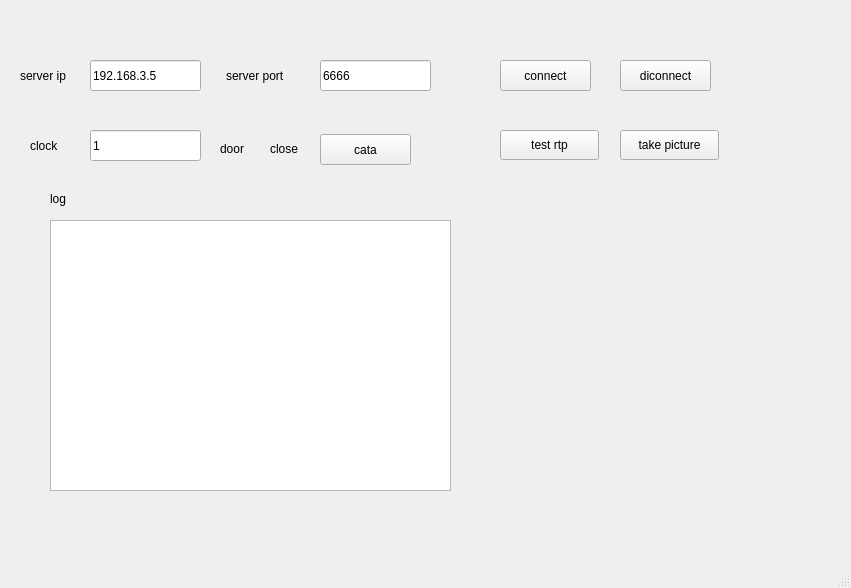
<?xml version="1.0" encoding="UTF-8"?>
<ui version="4.0">
 <class>MainWindow</class>
 <widget class="QMainWindow" name="MainWindow">
  <property name="geometry">
   <rect>
    <x>0</x>
    <y>0</y>
    <width>851</width>
    <height>588</height>
   </rect>
  </property>
  <property name="windowTitle">
   <string>MainWindow</string>
  </property>
  <widget class="QWidget" name="centralwidget">
   <widget class="QLineEdit" name="test_clock">
    <property name="geometry">
     <rect>
      <x>90</x>
      <y>130</y>
      <width>111</width>
      <height>31</height>
     </rect>
    </property>
    <property name="text">
     <string>1</string>
    </property>
   </widget>
   <widget class="QLabel" name="label">
    <property name="geometry">
     <rect>
      <x>30</x>
      <y>130</y>
      <width>81</width>
      <height>31</height>
     </rect>
    </property>
    <property name="text">
     <string>clock</string>
    </property>
   </widget>
   <widget class="QLabel" name="label_2">
    <property name="geometry">
     <rect>
      <x>220</x>
      <y>140</y>
      <width>67</width>
      <height>17</height>
     </rect>
    </property>
    <property name="text">
     <string>door</string>
    </property>
   </widget>
   <widget class="QLabel" name="test_door">
    <property name="geometry">
     <rect>
      <x>270</x>
      <y>140</y>
      <width>67</width>
      <height>17</height>
     </rect>
    </property>
    <property name="text">
     <string>close</string>
    </property>
   </widget>
   <widget class="QPushButton" name="connect_button">
    <property name="geometry">
     <rect>
      <x>500</x>
      <y>60</y>
      <width>91</width>
      <height>31</height>
     </rect>
    </property>
    <property name="text">
     <string>connect</string>
    </property>
   </widget>
   <widget class="QTextEdit" name="log">
    <property name="geometry">
     <rect>
      <x>50</x>
      <y>220</y>
      <width>401</width>
      <height>271</height>
     </rect>
    </property>
   </widget>
   <widget class="QLabel" name="label_3">
    <property name="geometry">
     <rect>
      <x>50</x>
      <y>190</y>
      <width>67</width>
      <height>17</height>
     </rect>
    </property>
    <property name="text">
     <string>log</string>
    </property>
   </widget>
   <widget class="QLineEdit" name="server_ip">
    <property name="geometry">
     <rect>
      <x>90</x>
      <y>60</y>
      <width>111</width>
      <height>31</height>
     </rect>
    </property>
    <property name="text">
     <string>192.168.3.5</string>
    </property>
   </widget>
   <widget class="QLabel" name="label_4">
    <property name="geometry">
     <rect>
      <x>20</x>
      <y>60</y>
      <width>67</width>
      <height>31</height>
     </rect>
    </property>
    <property name="text">
     <string>server ip</string>
    </property>
   </widget>
   <widget class="QLabel" name="label_5">
    <property name="geometry">
     <rect>
      <x>226</x>
      <y>60</y>
      <width>91</width>
      <height>31</height>
     </rect>
    </property>
    <property name="text">
     <string>server port</string>
    </property>
   </widget>
   <widget class="QLineEdit" name="server_port">
    <property name="geometry">
     <rect>
      <x>320</x>
      <y>60</y>
      <width>111</width>
      <height>31</height>
     </rect>
    </property>
    <property name="text">
     <string>6666</string>
    </property>
   </widget>
   <widget class="QPushButton" name="disconnect_button">
    <property name="geometry">
     <rect>
      <x>620</x>
      <y>60</y>
      <width>91</width>
      <height>31</height>
     </rect>
    </property>
    <property name="text">
     <string>diconnect</string>
    </property>
   </widget>
   <widget class="QPushButton" name="close_door">
    <property name="geometry">
     <rect>
      <x>320</x>
      <y>134</y>
      <width>91</width>
      <height>31</height>
     </rect>
    </property>
    <property name="text">
     <string>cata</string>
    </property>
   </widget>
   <widget class="QPushButton" name="test_rtp">
    <property name="geometry">
     <rect>
      <x>500</x>
      <y>130</y>
      <width>99</width>
      <height>30</height>
     </rect>
    </property>
    <property name="text">
     <string>test rtp</string>
    </property>
   </widget>
   <widget class="QLabel" name="show_camera">
    <property name="geometry">
     <rect>
      <x>510</x>
      <y>240</y>
      <width>251</width>
      <height>201</height>
     </rect>
    </property>
    <property name="text">
     <string/>
    </property>
   </widget>
   <widget class="QPushButton" name="take_picture">
    <property name="geometry">
     <rect>
      <x>620</x>
      <y>130</y>
      <width>99</width>
      <height>30</height>
     </rect>
    </property>
    <property name="text">
     <string>take picture</string>
    </property>
   </widget>
  </widget>
  <widget class="QMenuBar" name="menubar">
   <property name="geometry">
    <rect>
     <x>0</x>
     <y>0</y>
     <width>851</width>
     <height>28</height>
    </rect>
   </property>
  </widget>
  <widget class="QStatusBar" name="statusbar"/>
 </widget>
 <resources/>
 <connections/>
</ui>
